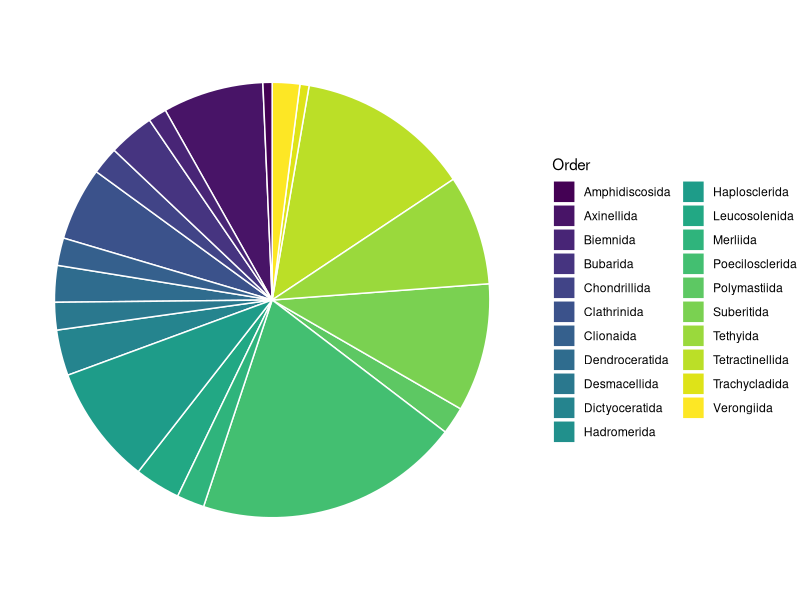

The R source for this figure:
# REPRESENTATIVIDADE DE PORIFEROS EM BANCOS DE DADOS DE SEQUÊNCIAS GENÉTICAS 

# representação gráfica da representatividade de sequencias de poriferos em 
# bancos de dados para cada marcador molecular utilizado. 

# instalar e carregar pacotes 
install.packages("ggplot2")
install.packages("tidyverse")
install.packages("viridis")
library(ggplot2)
library(tidyverse)
library(viridis)

# importar dados 
data <- read.csv("represent_poriferos.csv")

# Gráfico de pizza 
data %>%
  ggplot(aes(x = "", y = number.of.spp., fill = Order)) +
  geom_bar(stat = "identity", color = "white") +
  coord_polar(theta = "y", start = 0) +
  scale_fill_viridis_d() +
  theme_void()

